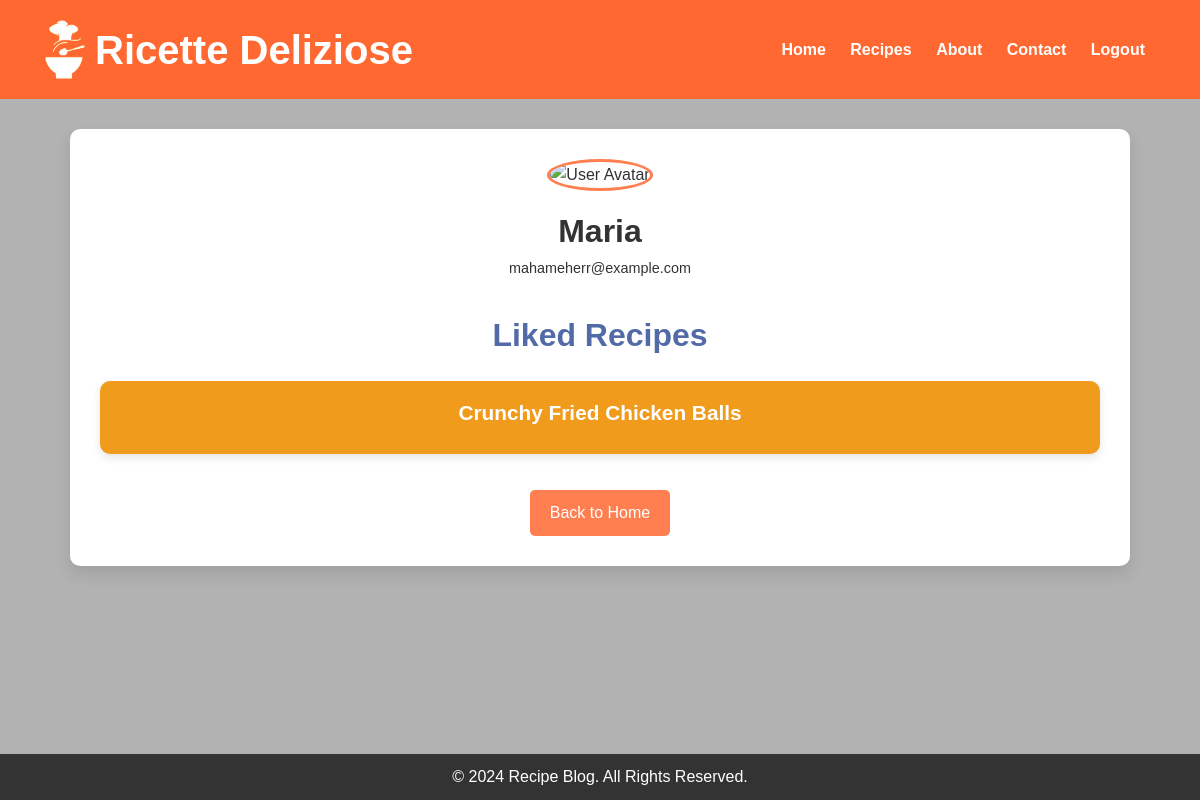
The page /profile (signed in) on the database its author committed.
### model.py (models this page shows, shortened)
class User(db.Model):
    id = db.Column(db.Integer, primary_key=True)
    username = db.Column(db.String(100), nullable=False)
    email = db.Column(db.String(100), unique=True, nullable=False)
    password = db.Column(db.String(100), nullable=False)
    created_at = db.Column(db.DateTime, default=datetime.utcnow)
    is_admin = db.Column(db.Boolean, default=False)
    liked_recipes = db.relationship('Recipe', secondary=user_likes, backref='liked_by', lazy='dynamic')

class Recipe(db.Model):
    id = db.Column(db.Integer, primary_key=True)
    title = db.Column(db.String(100), nullable=False)
    description = db.Column(db.Text, nullable=False)
    instructions = db.Column(db.Text, nullable=False)
    image = db.Column(db.String(100), nullable=True)
    created_at = db.Column(db.DateTime, default=datetime.utcnow)
    category_id = db.Column(db.Integer, db.ForeignKey('category.id'), nullable=False)
    ingredients = db.relationship('Ingredient', secondary=recipe_ingredient, backref='recipes')
    category = db.relationship('Category', backref=db.backref('recipes', lazy=True))

### app.py (the view)
@app.route('/profile')
def profile():
    if 'user_id' not in session:
        flash('Please login to view your profile.', 'warning')
        return redirect(url_for('login'))
    user = user_repository.get_user_by_id(session['user_id'])  # Fetch user by ID
    if not user:
        flash('User not found.', 'danger')
        return redirect(url_for('login'))
    liked_recipes = user_repository.get_liked_recipes(session['user_id'])
    return render_template(
        'profile.html',
        username=user.username,  # Access attributes of the User object
        email=user.email,
        liked_recipes=liked_recipes
    )

### app.py (called while the page is built)
@app.before_request
def init_categories():
    if Category.query.count() == 0:
        category1 = Category(name="Appetizer")
        category2 = Category(name="Main Course")
        category3 = Category(name="Dessert")
        category4 = Category(name="Drinks")
        db.session.add_all([category1, category2, category3, category4])
        db.session.commit()
        print("Categories added to the database.")

### repositories.py (called while the page is built)
    def get_user_by_id(self, user_id):
        return User.query.get(user_id)

    def get_liked_recipes(self, user_id):
        user = self.get_user_by_id(user_id)
        if user:
            return user.liked_recipes
        return []

### templates/profile.html (shortened to what this page needs)
<!DOCTYPE html>
<html lang="en">
<head>
    <link rel="stylesheet" href="{{ url_for('static', filename='css/profile.css') }}">
</head>
<body>
    <header>
        <div class="container">
            <div class="logo-title">
                <img src="{{ url_for('static', filename='images/logo.png') }}" alt="Logo" class="logo" width="40"
                    height="59">
                <h1>Ricette Deliziose</h1>
            </div>
            <nav>
                <a href="{{ url_for('home') }}">Home</a>
                <a href="{{ url_for('recipe') }}">Recipes</a>
                <a href="{{ url_for('about') }}">About</a>
                <a href="{{ url_for('contact') }}">Contact</a>
                <a href="{{ url_for('logout') }}">Logout</a>
            </nav>
        </div>
    </header>
    <main>
        <div class="profile-container">
            <div class="profile-card">
                <img src="{{ url_for('static', filename='images/user-avatar.png') }}" alt="User Avatar">
                <h2>{{ username }}</h2>
                <p class="email">{{ email }}</p>
            </div>
            <section class="liked-recipes">
                <h3>Liked Recipes</h3>
                {% if liked_recipes %}
                <ul class="recipe-list">
                    {% for recipe in liked_recipes %}
                    <li class="recipe-item">
                        <a href="{{ url_for('recipe_details', recipe_id=recipe.id) }}">{{ recipe.title }}</a>
                    </li>
                    {% endfor %}
                </ul>
                {% else %}
                <p class="no-recipes">You haven't liked any recipes yet.</p>
                {% endif %}
            </section>
            <a href="{{ url_for('home') }}" class="btn">Back to Home</a>
        </div>
    </main>
    <footer>
        <p>&copy; 2024 Recipe Blog. All Rights Reserved.</p>
    </footer>
</body>
</html>

### static/css/profile.css (style rules this page uses)
body, h1, h2, h3, p, a { margin: 0; padding: 0; font-family: 'Poppins', sans-serif; }
body { line-height: 1.6; color: #333; background-image: linear-gradient(rgba(0, 0, 0, 0.3), rgba(0, 0, 0, 0.3)), url('/static/images/bg3.jpg'); background-size: cover; display: flex; flex-direction: column; min-height: 100vh; }
header { background: #FF6830; color: white; padding: 20px 0; text-align: center; position: relative; }
header .container { display: flex; justify-content: space-between; align-items: center; padding: 0 45px; }
header .logo-title { display: flex; align-items: center; }
header .logo-title .logo { margin-right: 10px; }
header .logo-title h1 { margin: 0; padding: 0; font-family: 'Gistesy', sans-serif; font-size: 2.5rem; line-height: 1; }
header nav a { color: white; margin: 0 10px; text-decoration: none; font-weight: bold; }
.profile-container { width: 90%; max-width: 1000px; background: white; padding: 30px; margin: 30px auto; border-radius: 10px; box-shadow: 0 8px 16px rgba(0, 0, 0, 0.1); text-align: center; }
.profile-card { margin-bottom: 30px; }
.profile-card img { width: 120px; height: 120px; border-radius: 50%; border: 3px solid #ff7f50; margin-bottom: 15px; }
.profile-card h2 { font-size: 2em; color: #333; }
.profile-card .email { font-size: 0.9em; color: #333; }
.liked-recipes h3 { font-size: 2em; margin-bottom: 20px; color: #526ba7; }
.recipe-list { list-style-type: none; padding: 0; display: grid; grid-template-columns: repeat(auto-fit, minmax(250px, 1fr)); gap: 20px; }
.recipe-item { position: relative; background: #f09b1b; padding: 15px; border-radius: 10px; box-shadow: 0 4px 8px rgba(0, 0, 0, 0.1); text-align: center; overflow: hidden; }
.recipe-item a { text-decoration: none; color: #fff; font-size: 1.3em; font-weight: bold; display: block; margin-bottom: 10px; }
.btn { display: inline-block; margin-top: 20px; padding: 10px 20px; font-size: 1em; color: white; background: #ff7f50; text-decoration: none; border-radius: 5px; transition: background 0.3s ease; }
footer { background: #333; color: white; text-align: center; padding: 10px; margin-top: auto; }
footer p { font-size: 1em; }

### rows shown on the page
User: username "Maria", email "mahameherr@example.com"
Recipe: title "Crunchy Fried Chicken Balls"
